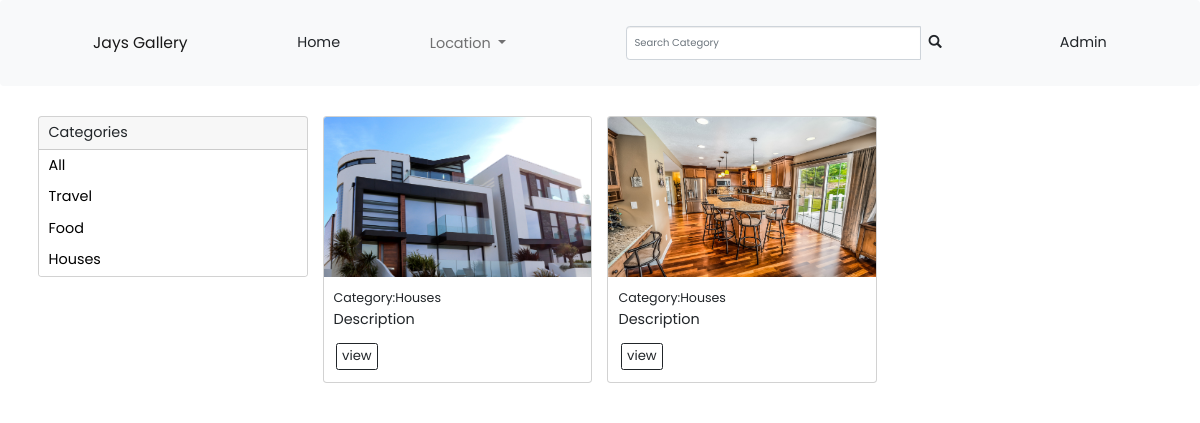
The app's page /?category=Houses with its own data.
### photos/models.py (models this page shows, shortened)
class Category(models.Model):
    name=models.CharField(max_length = 100, null=False,blank=False)

class Photo(models.Model):
    name = models.CharField(max_length =30,null=True)
    category=models.ForeignKey(Category, on_delete=models.SET_NULL,null=True,blank=True)
    description=models.TextField(null=True)
    image = models.ImageField(default='DEFAULT VALUE')
    location = models.ForeignKey('Location',null=True,on_delete=models.CASCADE)

### photos/views.py (the view)
# urls.py: path('',views.gallery ,name= 'gallery'),
def gallery(request):
    category = request.GET.get('category')
    if category == None:
        photos = Photo.objects.all()
    else:
        photos = Photo.objects.filter(category__name__contains=category)
    categories = Category.objects.all()
    locations=Location.objects.all
    context = {'categories':categories,'photos':photos,'locations':locations}
    return render(request,'photos/gallery.html',context)

### photos/templates/photos/gallery.html (shortened to what this page needs)
{%extends 'photos/base.html'%}
{% load bootstrap3 %}
{% load static %}
{%block content %}
<div class="m-5">
    <div class="container">
        <div class="row">
            <div class="col-md-3">
                <div class="card" >
                    <div class="card-header">
                    Categories
                    </div>
                    <ul class="list-group list-group-flush">
                      <li class="list-group-item">
                        <a style="text-decoration: none; color:black;"  href="{% url 'gallery' %}">All</a>
                      </li>
                      {% for category in categories %}
                      <li class="list-group-item">
                        <a style="text-decoration: none; color:black;" href="{% url 'gallery' %}?category={{category.name}}">{{category.name}}</a>
                        </li>
                      {% endfor %}
                    </ul>
                  </div>
            </div>
            <div class="col-md-9">
                <div class="row">
                  {% for photo in photos%}
                    <div class="col-md-4" >
                      <div class="card"  style="margin-bottom: 1vw;">
                        <img style="height: 20vh;" src="{{ photo.image.url}}" class="card-img-top" alt="...">
                        <div class="card-body">
                          <small>Category:{{photo.category.name}}</small>
                          <p> Description </p>
                          <a href="{% url 'photo' photo.id %}" class="btn btn-outline-dark btn-sm m-1">view</a>
                        </div>
                      </div>
                    </div>
                    {% empty %}
                    <h3>No photos .....</h3>
                    {% endfor %}
                  </div>
            </div>
        </div>
    </div>
  </div>
  {%endblock%}

### static/css/style.css (style rules this page uses)
body { font-family: 'Poppins', sans-serif; font-size: 1.2vw; }
.btn { font-family: 'Poppins', sans-serif; font-size: 1.1vw; }

### records on screen
Category: name "Travel"
Category: name "Food"
Category: name "Houses"
Photo: image (picture), category.name "Houses"
Photo: image (picture), category.name "Houses"
